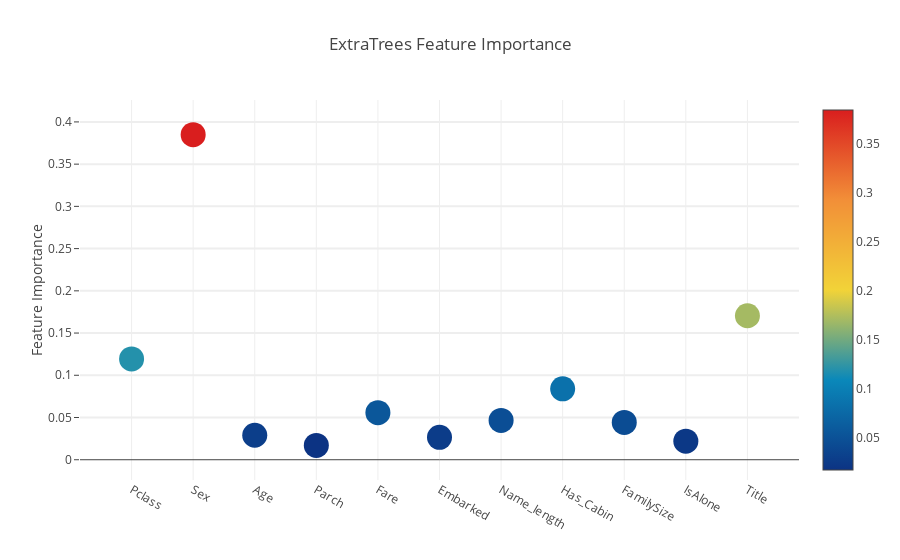

The cell this chart's notebook holds for it:
### Markdown cell above
측정할때마다 다르겠지만.. RandomForest 모델을 사용할 때

RandomForest가 가장중요하게 여기는 survived와 연관이 가장 깊은 feature는 Title 이다.

( Title> Sex > Pclass > Name_length)

### Code cell
# Scatter plot - Extra Trees
trace = go.Scatter(
    y=feature_dataframe['Extra Trees feature importances'].values,
    x=feature_dataframe['features'].values,
    mode='markers',
    marker=dict(
        sizemode='diameter',
        sizeref=1,
        size=25,
        color=feature_dataframe['Extra Trees feature importances'].values,
        colorscale='Portland',
        showscale=True
    ),
    text= feature_dataframe['features'].values
)

data=[trace]

layout= go.Layout(
    autosize=True,
    title='ExtraTrees Feature Importance',
    hovermode='closest',
    yaxis=dict(
        title='Feature Importance',
        ticklen=5,
        gridwidth=2
    ),
    showlegend=False
)

fig= go.Figure(data=data, layout=layout)
py.iplot(fig, filename='scatter2010')

### Figure 1 — Plotly figure (JSON) as saved in the notebook; plotly's stock layout.template omitted (floating-point values rounded to 4 significant figures)
{"data": [{"marker": {"color": [0.1194, 0.385, 0.02899, 0.01701, 0.05578, 0.02656, 0.04651, 0.08398, 0.04422, 0.02203, 0.1705], "colorscale": "Portland", "showscale": true, "size": 25, "sizemode": "diameter", "sizeref": 1}, "mode": "markers", "text": ["Pclass", "Sex", "Age", "Parch", "Fare", "Embarked", "Name_length", "Has_Cabin", "FamilySize", "IsAlone", "Title"], "type": "scatter", "uid": "a6189f8b-896a-412e-a667-f42a20f9496d", "x": ["Pclass", "Sex", "Age", "Parch", "Fare", "Embarked", "Name_length", "Has_Cabin", "FamilySize", "IsAlone", "Title"], "y": [0.1194, 0.385, 0.02899, 0.01701, 0.05578, 0.02656, 0.04651, 0.08398, 0.04422, 0.02203, 0.1705]}], "layout": {"autosize": true, "hovermode": "closest", "showlegend": false, "title": {"text": "ExtraTrees Feature Importance"}, "yaxis": {"gridwidth": 2, "ticklen": 5, "title": {"text": "Feature Importance"}}}}
